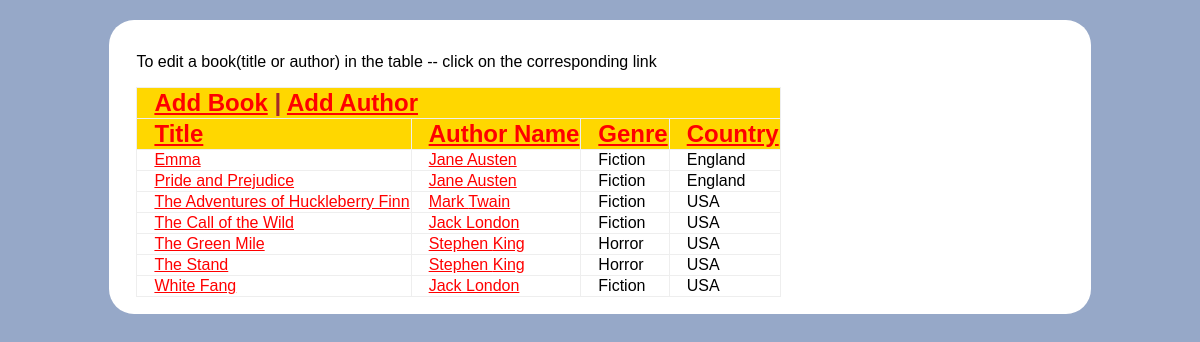
The page /a7/index.php on the database its author committed.
### tables this page shows
create table books(bookid int not null auto_increment, primary key(bookid),
title varchar(150),genre varchar(70));

create table authors(authorid int not null auto_increment, primary key(authorid),
fname varchar (70),
lname varchar (70),
country varchar(70));

### a7/books.php (the view, shortened to what this page needs)
<?php
function ShowBooks()
{
	$orderT = 2;
	$orderN = 1;
	$orderG = 1;
	$orderC = 1;
	$choice = 3;
$query = 	"SELECT
				books.bookid,
				authors.authorid,
				books.title,
				authors.fname,
				authors.lname,
				books.genre,
				authors.country
			FROM
				books,
				authors,
				publish
			WHERE
					publish.bookid=books.bookid
				AND
					authors.authorid=publish.authorid
			ORDER BY
					$choice";
$result = mysql_query($query);
print "<p>To edit a book(title  or author) in the table -- click on the corresponding link</p> ";
print "
	<table border='1'>
		<tr>
				<th colspan='4'>
					<a href='index.php?addbook=yes'>Add Book</a> |
					<a href='index.php?addauthor=yes'>Add Author</a>
				</th>
		</tr>
		<tr>
				<th>
					<a href='index.php?title=$orderT'>Title </a>
				</th>
				<th>
					<a href='index.php?name=$orderN'>Author Name</a>
				</th>
				<th>
					<a href='index.php?genre=$orderG'>Genre</a>
				</th>
				<th>
					<a href='index.php?country=$orderC'>Country</a>
				</th>
		</tr>
	";
	while($row = mysql_fetch_row($result))
	{
		list($bookID, $authorID, $title, $fname, $lname, $genre, $country) = $row;
		$lname = stripslashes($lname) ;
		$fname = stripslashes($fname);
		$title = stripslashes($title);
		$country = stripcslashes($country);
		print "
		<tr>
			<td>
				<a href='index.php?editbook=yes&bid=$bookID&aid=$authorID'>
					$title
				</a>
			</td>
			<td>
				<a href='index.php?editauthor=yes&aid=$authorID'>
					$fname $lname
				</a>
			</td>
			<td>
				$genre
			</td>
			<td>
				$country
			</td>
		</tr>
	";
	}
print "</table>";
}
?>

### a7/index.php (shortened to what this page needs)
<?php
include("books.php");
?>
<html lang="en">
<head>
	<link rel="stylesheet" type="text/css" href="../s/style.css">
</head>
<body>
<div class="topTable">
<?php
	ShowBooks()
?>
</div>
</body>
</html>

### s/style.css (style rules this page uses)
body { background-Color: #96A8C8; font-family: "Century Gothic", CenturyGothic, AppleGothic, sans-serif; font-size: 16px; display: block; margin: 8px 8px 8px 8px; }
.topTable { margin-top: 20px; background-color: white; padding: 17px; margin-left: auto; margin-right: auto; width: 80%; height: auto; border-radius: 25px; overflow: hidden; }
a:link { color: #FF0000; }
table { margin-left: 10px; float: left; border-collapse: collapse; border: 0px; }
th { background-color: gold; font-weight: bold; font-size: 1.5em; color: brown; text-align: left; margin-left: 20px; padding-left: 17px; }
td { padding-left: 17px; }
p { padding-left: 10px; }

### rows shown on the page
books: title "Emma", authors.fname "Jane", authors.lname "Austen", genre "Fiction", authors.country "England"
books: title "Pride and Prejudice", authors.fname "Jane", authors.lname "Austen", genre "Fiction", authors.country "England"
books: title "The Adventures of Huckleberry Finn", authors.fname "Mark", authors.lname "Twain", genre "Fiction", authors.country "USA"
books: title "The Call of the Wild", authors.fname "Jack", authors.lname "London", genre "Fiction", authors.country "USA"
books: title "The Green Mile", authors.fname "Stephen", authors.lname "King", genre "Horror", authors.country "USA"
books: title "The Stand", authors.fname "Stephen", authors.lname "King", genre "Horror", authors.country "USA"
books: title "White Fang", authors.fname "Jack", authors.lname "London", genre "Fiction", authors.country "USA"
